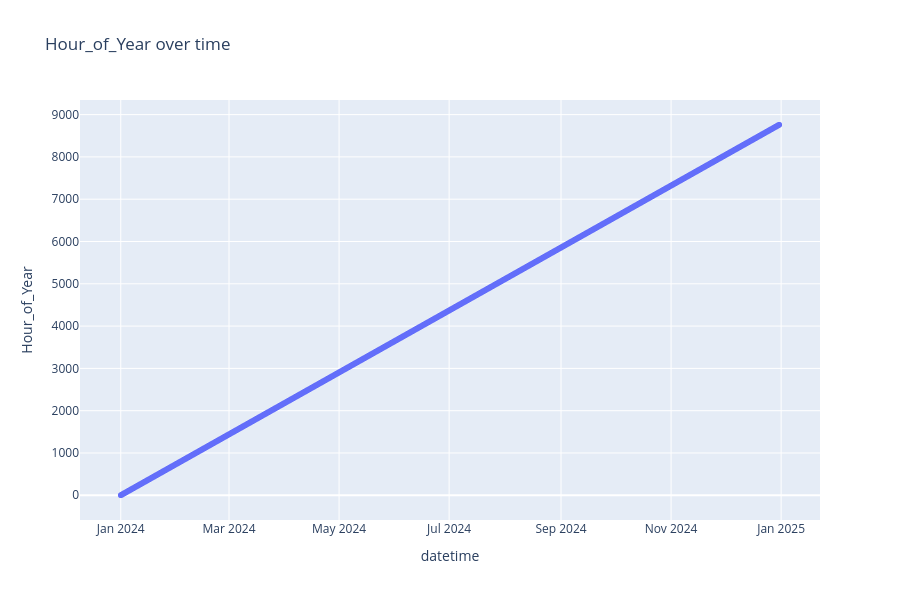
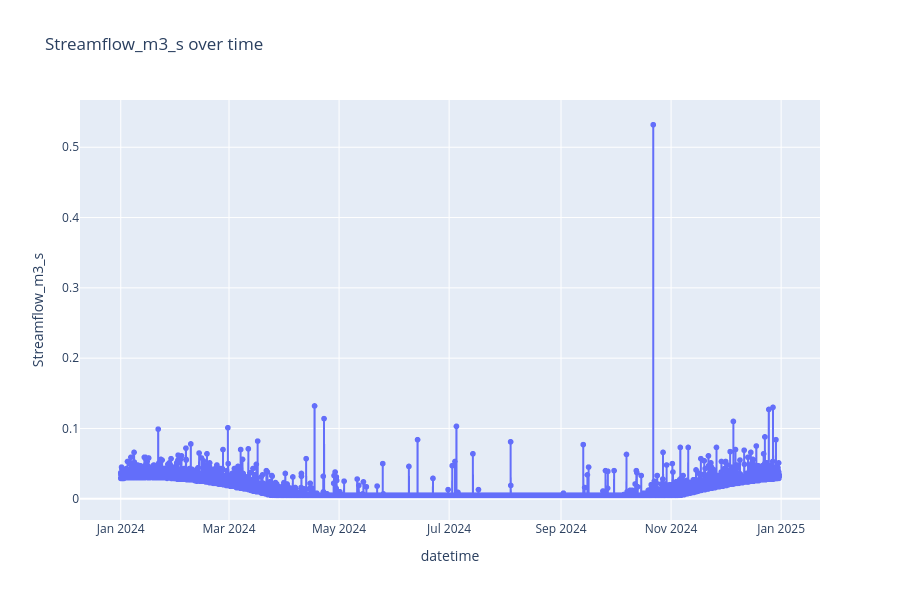

The notebook cell saved with these charts, in order:
### Code cell
import pandas as pd
from ipywidgets import Dropdown, VBox
from IPython.display import display

import plotly.express as px

url = "https://raw.githubusercontent.com/OSU-fifem/OSU-ESE450/main/project/Yachats_Off_Grid_2024.csv"
df = pd.read_csv(url)

df["datetime"] = pd.to_datetime("2024-01-01") + pd.to_timedelta(df["Hour_of_Year"] - 1, unit="h")

numeric_cols = df.select_dtypes(include="number").columns.tolist()
if len(numeric_cols) < 2:
    numeric_cols = df.columns.tolist()

x_options = ["datetime"] + numeric_cols
x_dropdown = Dropdown(options=x_options, value="datetime", description="X axis")
y_dropdown = Dropdown(
    options=numeric_cols,
    value=numeric_cols[0] if numeric_cols else None,
    description="Y axis",
)

fig_output = None

def update_plot(change=None):
    global fig_output
    if x_dropdown.value == "datetime":
        fig_output = px.line(
            df,
            x="datetime",
            y=y_dropdown.value,
            hover_data=df.columns,
            title=f"{y_dropdown.value} over time",
            markers=True,
        )
        fig_output.update_traces(mode="lines+markers")
    else:
        fig_output = px.scatter(
            df,
            x=x_dropdown.value,
            y=y_dropdown.value,
            hover_data=df.columns,
            title=f"{y_dropdown.value} vs {x_dropdown.value}",
        )

    fig_output.update_layout(height=600, hovermode="x unified")
    fig_output.show()

x_dropdown.observe(update_plot, names="value")
y_dropdown.observe(update_plot, names="value")

display(VBox([x_dropdown, y_dropdown]))
update_plot()

### Figure 1 — Plotly figure (JSON) as saved in the notebook; plotly's stock layout.template omitted (floating-point values rounded to 4 significant figures; data arrays with more than 128 entries replaced by an {"elided": "..."} marker saying what was removed)
{"data": [{"customdata": {"elided": "8760x8 float values"}, "hovertemplate": "datetime=%{x}<br>Hour_of_Year=%{y}<br>Hour_of_Day=%{customdata[0]}<br>Outdoor_Temp_C=%{customdata[1]}<br>Streamflow_m3_s=%{customdata[2]}<br>Base_Load_kW=%{customdata[3]}<br>Lighting_Plugs_kW=%{customdata[4]}<br>Induction_Range_kW=%{customdata[5]}<br>Total_Electrical_Load_kW=%{customdata[6]}<br>DHW_Demand_Liters=%{customdata[7]}<extra></extra>", "legendgroup": "", "line": {"color": "#636efa", "dash": "solid"}, "marker": {"symbol": "circle"}, "mode": "lines+markers", "name": "", "showlegend": false, "type": "scattergl", "x": {"elided": "8760 str values"}, "xaxis": "x", "y": {"elided": "8760 int values"}, "yaxis": "y"}], "layout": {"height": 600, "hovermode": "x unified", "legend": {"tracegroupgap": 0}, "title": {"text": "Hour_of_Year over time"}, "xaxis": {"anchor": "y", "domain": [0, 1], "title": {"text": "datetime"}}, "yaxis": {"anchor": "x", "domain": [0, 1], "title": {"text": "Hour_of_Year"}}}}

### Figure 2 — Plotly figure (JSON) as saved in the notebook; plotly's stock layout.template omitted (floating-point values rounded to 4 significant figures; data arrays with more than 128 entries replaced by an {"elided": "..."} marker saying what was removed)
{"data": [{"customdata": {"elided": "8760x8 float values"}, "hovertemplate": "datetime=%{x}<br>Streamflow_m3_s=%{y}<br>Hour_of_Year=%{customdata[0]}<br>Hour_of_Day=%{customdata[1]}<br>Outdoor_Temp_C=%{customdata[2]}<br>Base_Load_kW=%{customdata[3]}<br>Lighting_Plugs_kW=%{customdata[4]}<br>Induction_Range_kW=%{customdata[5]}<br>Total_Electrical_Load_kW=%{customdata[6]}<br>DHW_Demand_Liters=%{customdata[7]}<extra></extra>", "legendgroup": "", "line": {"color": "#636efa", "dash": "solid"}, "marker": {"symbol": "circle"}, "mode": "lines+markers", "name": "", "showlegend": false, "type": "scattergl", "x": {"elided": "8760 str values"}, "xaxis": "x", "y": {"elided": "8760 float values"}, "yaxis": "y"}], "layout": {"height": 600, "hovermode": "x unified", "legend": {"tracegroupgap": 0}, "title": {"text": "Streamflow_m3_s over time"}, "xaxis": {"anchor": "y", "domain": [0, 1], "title": {"text": "datetime"}}, "yaxis": {"anchor": "x", "domain": [0, 1], "title": {"text": "Streamflow_m3_s"}}}}
